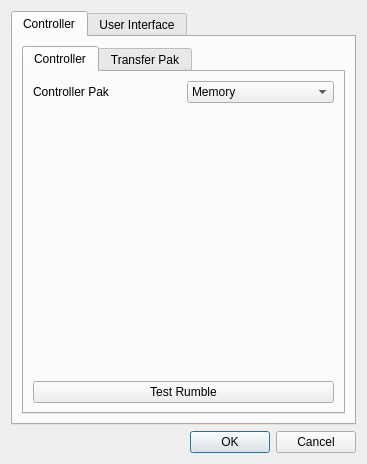
<?xml version="1.0" encoding="UTF-8"?>
<ui version="4.0">
 <class>OptionsDialog</class>
 <widget class="QDialog" name="OptionsDialog">
  <property name="geometry">
   <rect>
    <x>0</x>
    <y>0</y>
    <width>367</width>
    <height>464</height>
   </rect>
  </property>
  <property name="windowTitle">
   <string>Options</string>
  </property>
  <layout class="QVBoxLayout" name="verticalLayout">
   <item>
    <widget class="QTabWidget" name="tabWidget">
     <property name="currentIndex">
      <number>0</number>
     </property>
     <widget class="QWidget" name="tab">
      <attribute name="title">
       <string>Controller</string>
      </attribute>
      <layout class="QVBoxLayout" name="verticalLayout_2">
       <item>
        <widget class="QTabWidget" name="tabWidget_2">
         <property name="currentIndex">
          <number>0</number>
         </property>
         <widget class="QWidget" name="tab_2">
          <attribute name="title">
           <string>Controller</string>
          </attribute>
          <layout class="QVBoxLayout" name="verticalLayout_4">
           <item>
            <layout class="QHBoxLayout" name="horizontalLayout">
             <item>
              <widget class="QLabel" name="label">
               <property name="text">
                <string>Controller Pak</string>
               </property>
              </widget>
             </item>
             <item>
              <widget class="QComboBox" name="controllerPakComboBox">
               <item>
                <property name="text">
                 <string>Memory</string>
                </property>
               </item>
               <item>
                <property name="text">
                 <string>Rumble</string>
                </property>
               </item>
               <item>
                <property name="text">
                 <string>Transfer</string>
                </property>
               </item>
               <item>
                <property name="text">
                 <string>None</string>
                </property>
               </item>
              </widget>
             </item>
            </layout>
           </item>
           <item>
            <spacer name="verticalSpacer">
             <property name="orientation">
              <enum>Qt::Orientation::Vertical</enum>
             </property>
             <property name="sizeHint" stdset="0">
              <size>
               <width>20</width>
               <height>212</height>
              </size>
             </property>
            </spacer>
           </item>
           <item>
            <widget class="QPushButton" name="testRumbleButton">
             <property name="text">
              <string>Test Rumble</string>
             </property>
            </widget>
           </item>
          </layout>
         </widget>
         <widget class="QWidget" name="tab_3">
          <attribute name="title">
           <string>Transfer Pak</string>
          </attribute>
          <layout class="QVBoxLayout" name="verticalLayout_5">
           <item>
            <widget class="QGroupBox" name="groupBox">
             <property name="title">
              <string>Gameboy ROM</string>
             </property>
             <layout class="QHBoxLayout" name="horizontalLayout_2">
              <item>
               <widget class="QLineEdit" name="gameboyRomLineEdit">
                <property name="readOnly">
                 <bool>true</bool>
                </property>
               </widget>
              </item>
              <item>
               <widget class="QPushButton" name="changeGameboyRomButton">
                <property name="text">
                 <string>Change</string>
                </property>
               </widget>
              </item>
             </layout>
            </widget>
           </item>
           <item>
            <widget class="QGroupBox" name="groupBox_2">
             <property name="title">
              <string>Gameboy save</string>
             </property>
             <layout class="QHBoxLayout" name="horizontalLayout_3">
              <item>
               <widget class="QLineEdit" name="gameboySaveLineEdit">
                <property name="readOnly">
                 <bool>true</bool>
                </property>
               </widget>
              </item>
              <item>
               <widget class="QPushButton" name="changeGameboySaveButton">
                <property name="text">
                 <string>Change</string>
                </property>
               </widget>
              </item>
             </layout>
            </widget>
           </item>
           <item>
            <spacer name="verticalSpacer_3">
             <property name="orientation">
              <enum>Qt::Orientation::Vertical</enum>
             </property>
             <property name="sizeHint" stdset="0">
              <size>
               <width>20</width>
               <height>40</height>
              </size>
             </property>
            </spacer>
           </item>
           <item>
            <layout class="QHBoxLayout" name="emulationInfoLayout_1">
             <item>
              <widget class="QLabel" name="infoIconLabel_0">
               <property name="sizePolicy">
                <sizepolicy hsizetype="Minimum" vsizetype="Preferred">
                 <horstretch>0</horstretch>
                 <verstretch>0</verstretch>
                </sizepolicy>
               </property>
               <property name="text">
                <string/>
               </property>
               <property name="pixmap">
                <pixmap>:/Resource/Info.ico</pixmap>
               </property>
               <property name="scaledContents">
                <bool>false</bool>
               </property>
              </widget>
             </item>
             <item>
              <widget class="QLabel" name="label_3">
               <property name="sizePolicy">
                <sizepolicy hsizetype="Expanding" vsizetype="Preferred">
                 <horstretch>0</horstretch>
                 <verstretch>0</verstretch>
                </sizepolicy>
               </property>
               <property name="text">
                <string>Changes will be applied on next emulation run</string>
               </property>
              </widget>
             </item>
            </layout>
           </item>
          </layout>
         </widget>
        </widget>
       </item>
      </layout>
     </widget>
     <widget class="QWidget" name="userInterfaceTab">
      <attribute name="title">
       <string>User Interface</string>
      </attribute>
      <layout class="QVBoxLayout" name="verticalLayout_3">
       <item>
        <widget class="QCheckBox" name="removeDuplicateMappingsCheckbox">
         <property name="text">
          <string>Remove duplicate mappings</string>
         </property>
        </widget>
       </item>
       <item>
        <widget class="QCheckBox" name="filterEventsForButtonsCheckBox">
         <property name="text">
          <string>Filter events based on joystick type for buttons</string>
         </property>
        </widget>
       </item>
       <item>
        <widget class="QCheckBox" name="filterEventsForAxisCheckBox">
         <property name="text">
          <string>Filter events based on joystick type for axis</string>
         </property>
        </widget>
       </item>
       <item>
        <spacer name="verticalSpacer_2">
         <property name="orientation">
          <enum>Qt::Orientation::Vertical</enum>
         </property>
         <property name="sizeHint" stdset="0">
          <size>
           <width>20</width>
           <height>40</height>
          </size>
         </property>
        </spacer>
       </item>
      </layout>
     </widget>
    </widget>
   </item>
   <item>
    <widget class="QDialogButtonBox" name="buttonBox">
     <property name="orientation">
      <enum>Qt::Orientation::Horizontal</enum>
     </property>
     <property name="standardButtons">
      <set>QDialogButtonBox::StandardButton::Cancel|QDialogButtonBox::StandardButton::Ok</set>
     </property>
    </widget>
   </item>
  </layout>
 </widget>
 <resources>
  <include location="UIResources.qrc"/>
 </resources>
 <connections>
  <connection>
   <sender>buttonBox</sender>
   <signal>accepted()</signal>
   <receiver>OptionsDialog</receiver>
   <slot>accept()</slot>
   <hints>
    <hint type="sourcelabel">
     <x>248</x>
     <y>254</y>
    </hint>
    <hint type="destinationlabel">
     <x>157</x>
     <y>274</y>
    </hint>
   </hints>
  </connection>
  <connection>
   <sender>buttonBox</sender>
   <signal>rejected()</signal>
   <receiver>OptionsDialog</receiver>
   <slot>reject()</slot>
   <hints>
    <hint type="sourcelabel">
     <x>316</x>
     <y>260</y>
    </hint>
    <hint type="destinationlabel">
     <x>286</x>
     <y>274</y>
    </hint>
   </hints>
  </connection>
 </connections>
</ui>
